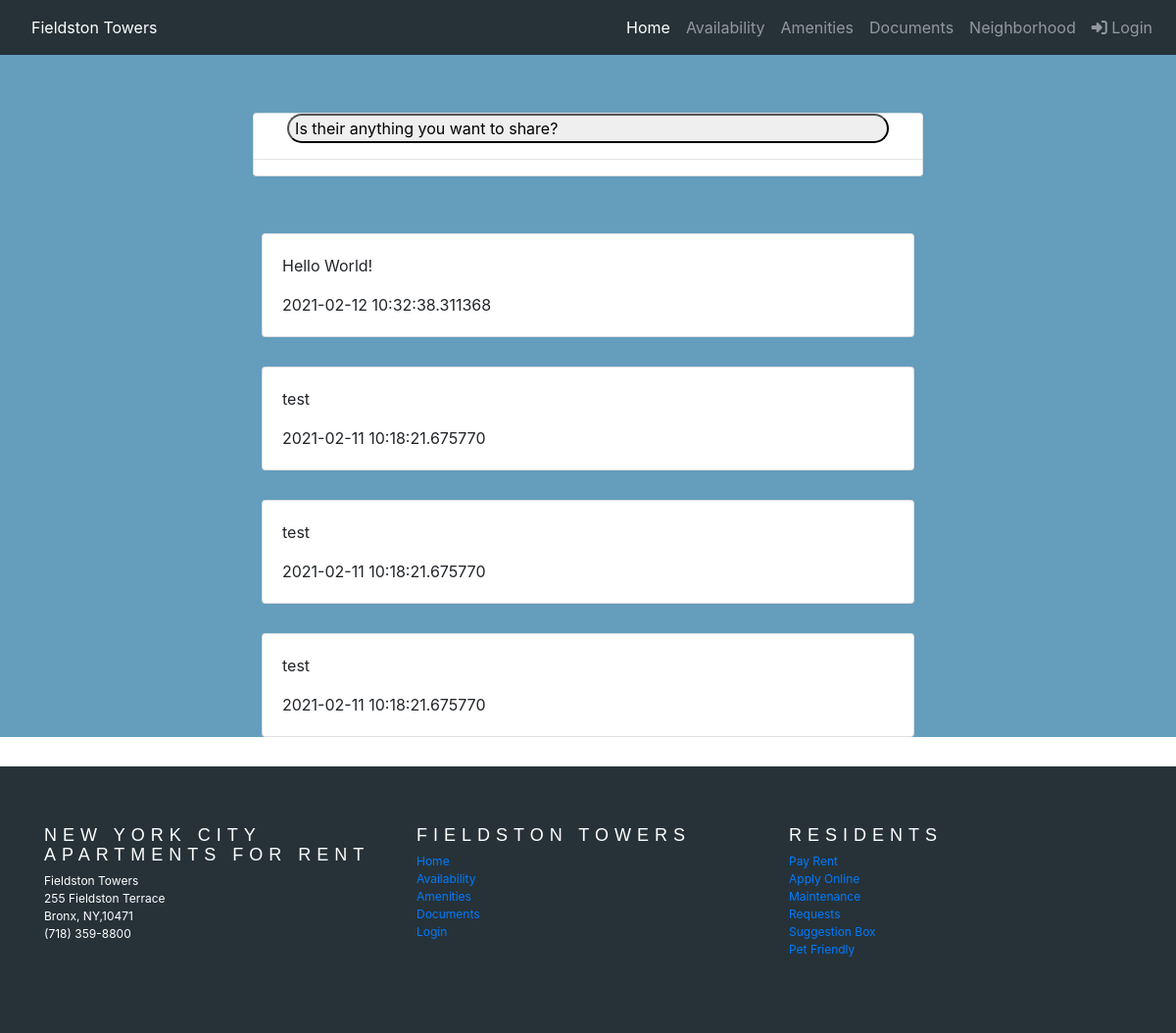
The page /community_board on the database its author committed.
### app/models.py (models this page shows)
class CommunityBoard(db.Model):
    id = db.Column(db.Integer, primary_key=True)
    body = db.Column(db.String)
    timestamp = db.Column(db.DateTime, index=True, default=datetime.utcnow())
    user_id = db.Column(db.Integer, db.ForeignKey('user.id'))

### app/routes.py (the view)
@app.route('/community_board', methods=['GET', 'POST'])
def community_board():
    form = CommunityBoardForm()
    if form.validate_on_submit():
        community = CommunityBoard(body=form.post.data)
        db.session.add(community)
        db.session.commit()
        flash('Post Successful')
    community = CommunityBoard.query.order_by(CommunityBoard.timestamp.desc()).all()
    return render_template('community.html', form=form,community=community)

### app/templates/community.html (shortened to what this page needs)
{% extends "base.html" %}
{% block custom_styles %}
<link rel="stylesheet" href="{{ url_for('static', filename='css/community.css') }}">
{% endblock %}
{% block content %}
<main class="container-fluid background-blue">
    <div class="container topSpace">
        <div class="card card-post-style">
            <button class="open-button buttonStyle" id="myBtn">
                Is their anything you want to share?
            </button>
            <hr>
        </div>
    </div>
    <section class="container">
        {% for c in community %}
        <div class="post-space">
            <div class="card card-post-style">
                <div class="card-body">
                    <p class="card-text">{{c.body}}</p>
                    <p class="card-text">{{c.timestamp}}</p>
                </div>
            </div>
        </div>
        {% endfor %}
    </section>
</main>
{% endblock %}

### app/static/css/base.css (style rules this page uses)
.topSpace { padding:5% 0; }
.background-blue { background-color: #659dbd; background-repeat: no-repeat; background-size: auto; }

### app/static/css/community.css (style rules this page uses)
.buttonStyle { display: flex; margin: auto; width: 90%; border-radius: 20px; }
.card-post-style { width: 60%; margin-top: 3%; margin: auto; }
.post-space { margin-bottom:30px; }

### rows shown on the page
CommunityBoard: body "Hello World!", timestamp "2021-02-12 10:32:38.311368"
CommunityBoard: body "test", timestamp "2021-02-11 10:18:21.675770"
CommunityBoard: body "test", timestamp "2021-02-11 10:18:21.675770"
CommunityBoard: body "test", timestamp "2021-02-11 10:18:21.675770"
